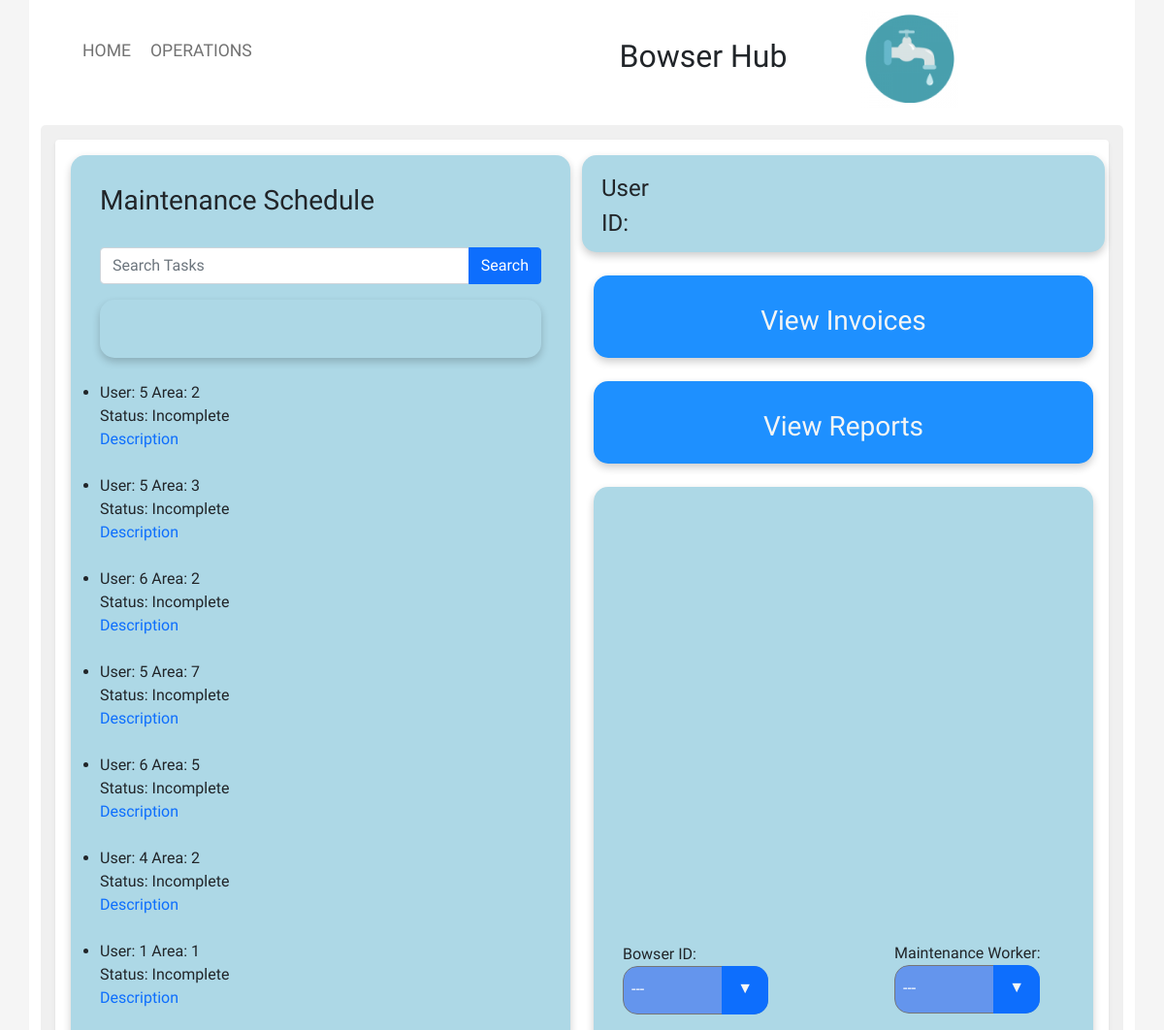
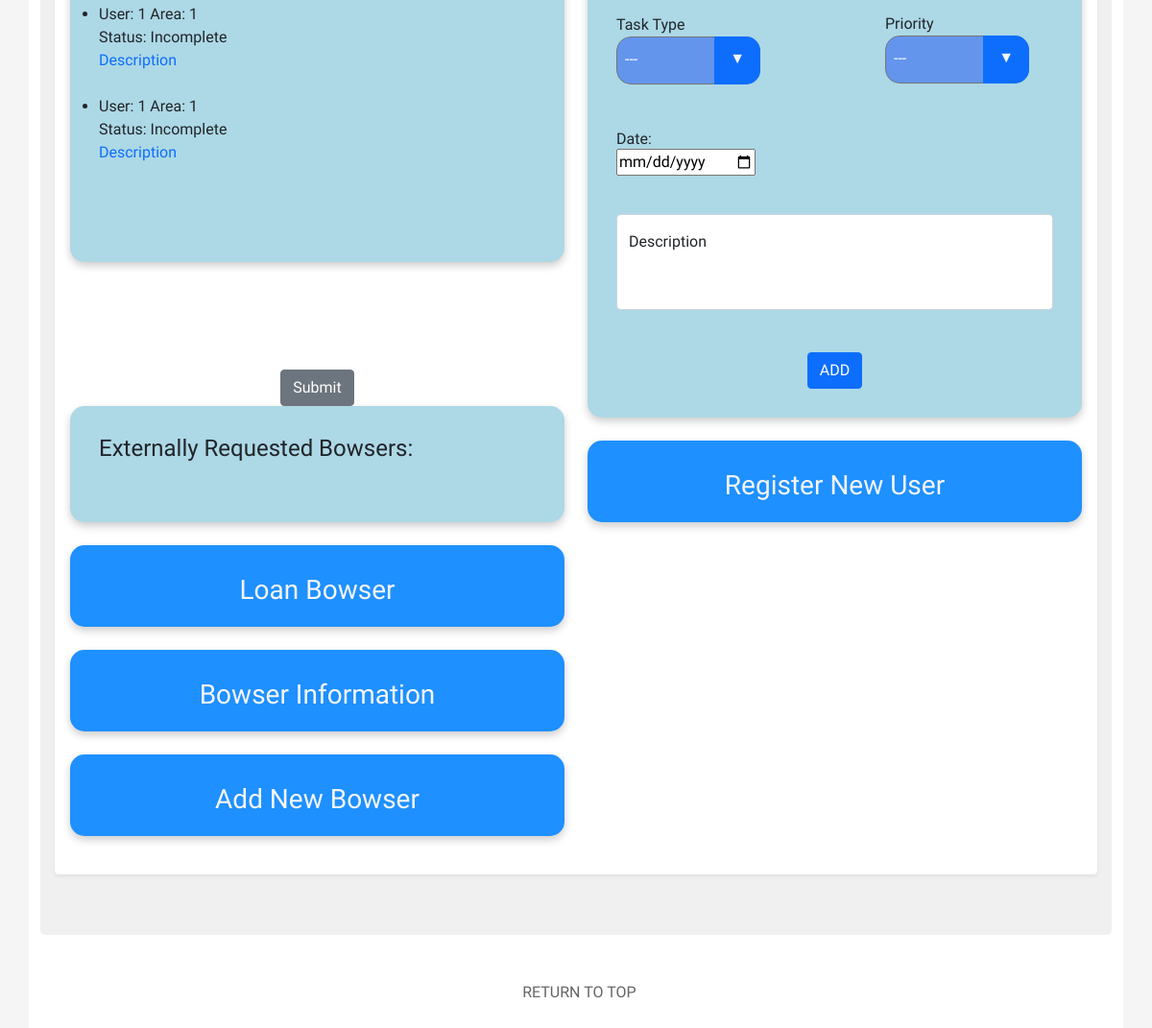
/operations/operations.php, run on the app's committed database (2 pictures, top to bottom).
### tables this page shows
CREATE TABLE `tbl_maintenance_schedule` (
  `Maintenance_ID` int(11) NOT NULL,
  `Bowser_ID` int(11) NOT NULL,
  `User_ID` int(11) NOT NULL,
  `Description` varchar(100) NOT NULL,
  `Status` varchar(100) NOT NULL,
  `Date` timestamp NOT NULL DEFAULT current_timestamp() ON UPDATE current_timestamp(),
  `Assigned_To` int(11) NOT NULL,
  `Area_ID` int(11) NOT NULL,
  `Priority` int(11) NOT NULL,
  `Task_Type` varchar(100) NOT NULL
);

### operations/operations.php (the view, shortened to what this page needs)
<!doctype html>
<html lang="en">
<head>
    <link href="https://cdn.jsdelivr.net/npm/bootstrap@5.1.1/dist/css/bootstrap.min.css" rel="stylesheet">
    <link rel="stylesheet" href="../global/global.css" type="text/css">
    <link rel="stylesheet" href="operations.css" type="text/css">
    <link rel="stylesheet" href="https://cdnjs.cloudflare.com/ajax/libs/jqueryui/1.12.1/jquery-ui.css" />
</head>
<body>
<div class="container">
    <div class="nav-wrapper">
        <div class="left-side">
            <div class="nav-link-wrapper active-nav-link">
                <a class="text-focus-in" href="../home/index.php">Home</a>
            </div>
            <div class="nav-link-wrapper active-nav-link">
                <a class="text-focus-in" href="operations.php">Operations</a>
            </div>
        </div>
        <div class="middle">
            <h2 class="text-focus-in">Bowser Hub</h2>
            <div id="logo">
            <img id="logo_image" src="../images/logo/bowserLogo.png" alt="" width="100" height="100">
            </div>
        </div>
    </div>
    <div class="upperPage">
        <div class="shadow-sm p-3 mb-5 bg-body rounded">
            <div class="row">
                <div class="col">
                    <ul class="operations-list">
                        <h3 class="text-focus-in"> Maintenance Schedule</h3>
                        <br />
                        <form action="" method="POST">
                            <div class="input-group mb-3">
                                <input type="text" name="term" id="term" class="form-control" placeholder="Search Tasks">
                                <button type="submit" name="submit" class="btn btn-primary">Search</button>
                            </div>
                        </form>
                        <div id="searchedTask">
                        </div>
                        <br />
                        <?php
                        $connection = OpenConnection();
                        $sql="SELECT * FROM tbl_maintenance_schedule ORDER BY Date DESC LIMIT 10 ";
                        $result = mysqli_query($connection, $sql);
                        while($row = mysqli_fetch_assoc($result)) {
                            echo "<li id='listItem'" .$row['Date'] ."<br />";
                            echo "User: ".$row['Assigned_To']."&nbsp"."Area: ".$row['Area_ID']."<br />";
                            echo "Status: ". $row['Status'];
                            echo "<br /><a href='#' data-toggle='popover' title='".$row['Description']."' data-content='test'>Description</a> ";
                            echo "<br /><br /></li>";
                        }
                        ?>
                        <br /><br />
                    </ul>
                    <br />
                            <br />
                            <br /><br />
                            <div id="submitRegiser">
                                <button type="submit" name="newBowserSubmit" class="btn btn-secondary">Submit</button>
                            </div>
                    <div id="requestAlerts">
                    <h4>Externally Requested Bowsers:</h4>
                    <br />
                    </div>
                    <br />
                    <div class="vibrate-2">
                        <div class="d-grid gap-2" id="viewLoanBowser" >
                            <a class="text-focus-in" href="#requestBowserModal" data-bs-toggle="modal" class="remove_outline" ><h3 id="reportTxt">Loan Bowser</h3></a>
                        </div>
                    </div>
                    <br />
                    <div class="vibrate-2">
                        <div class="d-grid gap-2" id="viewBowserInfo" >
                            <a class="text-focus-in" class="remove_outline" href="javascript:popUpWindow('../bowsers/bowsers.php','bowsers','900','500')"><h3 id="reportTxt">Bowser Information</h3></a>
                        </div>
                    </div>
                    <br />
                    <div class="vibrate-2">
                        <div class="d-grid gap-2" id="viewAddBowser" >
                            <a class="text-focus-in" href="#addBowserModal" data-bs-toggle="modal" class="remove_outline" ><h3 id="reportTxt">Add New Bowser</h3></a>
                        </div>
                    </div>
                    <br />
                </div>
                <div class="col">
                    <div class="row">
                        <div id="text_area">
                            <?php
                            $connection = OpenConnection();
                            $email = $_SESSION['email'];
                            $sql1="SELECT * FROM `tbl_user_account` WHERE email='$email'";
                            $username = current(explode('@', $email));
                            $result = mysqli_query($connection, $sql1);
                            $rows = mysqli_fetch_array($result);
                            $userID = $rows["User_ID"];
                            echo "<h4>User&nbsp;".$username."</h4>";
                            echo "<h4>ID:&nbsp;".$userID."</h4>";
                            ?>
                        </div>
                    </div>
                    <br />
                    <div class="vibrate-2">
                        <div class="d-grid gap-2" id="viewInvoice" >
                            <a class="text-focus-in" href="#viewInvoiceModal" data-bs-toggle="modal" class="remove_outline" ><h3 id="reportTxt">View Invoices</h3></a>
                        </div>
                    </div>
                    <br />
                    <div class="vibrate-2">
                    <div class="d-grid gap-2" id="viewReports" >
                        <a class="text-focus-in" href="#viewReportModal" data-bs-toggle="modal" class="remove_outline"><h3 id="reportTxt">View Reports</h3></a>
                    </div>
                    </div>
                    <br />
                    <form method="post" action="allocateTaskDAO.php" id="formAllocateTask">
                    <div class="d-grid gap-2" id="viewMap">
                    <div id="map"></div>
                        <br />
                            <div id="bowserID">
                                <label>Bowser ID:</label>
                                <br />
                                <div class="select">
                                    <select name="bowserID" id="select">
                                        <?php
                                        echo "<option value='-1' disabled selected>---</option>";
                                        ?>
                                    </select>
                                </div>
                            </div>
                            <br />
                            <div id="maintenanceID">
                                <label>Maintenance Worker:</label>
                                <br />
                                <div class="select">
                                    <select name="workerID" id="select">
                                        <?php
                                        echo "<option value='-1' disabled selected>---</option>";
                                        ?>
                                    </select>
                                </div>
                            </div>
                            <br />
                            <div id="taskID">
                                <label>Task Type</label>
                                <div id="taskType" class="select">
                                    <select name="task" id="select">
                                        <option value='-1' disabled selected>---</option>
                                    </select>
                                </div>
                            </div>
                            <br />
                            <div id="priorityID">
                                <label>Priority</label>
                                <div id="priorityMenu" class="select">
                                    <select name="priority" id="select">
                                        <option value='-1' disabled selected>---</option>
                                    </select>
                                </div>
                            </div>
                            <br />
                            <div id="dateID">
                                <label>Date:</label>
                                <br />
                                <input type="date" id="dateID" name="date">
                            </div>
                            <br />
                            <div class="form-floating" id="formID">
                                <textarea class="form-control" name="description" placeholder="description"style="height: 100px"></textarea>
                                <label for="floatingTextarea2">Description</label>
                            </div>
                            <br /><br />
                            <div id="allocateSubmitID">
                                <button type="submit" name="allocateTaskSubmit" class="btn btn-primary">ADD</button>
                            </div>
                        </form>
                    </div>
                    <br />
                    <div class="vibrate-2">
                        <div class="d-grid gap-2" id="viewRegisterUser" >
                            <a class="text-focus-in" href="#registerNewUserModal" data-bs-toggle="modal" class="remove_outline" ><h3 id="reportTxt">Register New User</h3></a>
                        </div>
                    </div>
                    <br />
            </div>
        </div>
    </div>
</div>
    <br /><br />
<p><a id="top_link" href="#back_to_top" >RETURN TO TOP</a></p>
<br />  <br />
</body>
</html>

### global/global.css (style rules this page uses)
.left-side { margin-left: 5px; }
#logo { margin-right: -250px; }
#logo_image { margin-top: -75px; margin-left: 250px; }
body { font-family: "Comfortaa", cursive; margin: 0px; background-color: whitesmoke; }
.container { display: grid; grid-template-columns: 1fr; background-color: white; }
.nav-wrapper { display: flex; justify-content: space-between; padding: 38px; }
.left-side { display: flex; margin-left: -4%; }
.nav-wrapper > .left-side > div { margin-right: 20px; text-transform: uppercase; font-size: 1.1rem; }
.nav-link-wrapper { height: 22px; border-bottom: 1px solid transparent; transition: border-bottom 0.5s; }
.active-nav-link a { color: #727272; }
.nav-link-wrapper a { color: #727272; text-decoration: none; transition: color 0.5s; }
.text-focus-in { -webkit-animation: text-focus-in 0.7s cubic-bezier(0.55, 0.085, 0.68, 0.53) both; animation: text-focus-in 0.7s cubic-bezier(0.55, 0.085, 0.68, 0.53) both; animation-delay: 0.7s; }
.middle { margin-left: -30%; }
.upperPage { background-color: rgb(240, 240, 240); border-radius: 5px; padding: 15px; margin-top: -20px; }
.container { padding-top: 25px; margin-top: -40px; border-radius: 5px; }
#top_link { color: #656565; margin-left: 45%; }
a:link { text-decoration: none; }
#map { height: 400px; }
textarea { resize: none; }
select { -webkit-appearance: none; -moz-appearance: none; -ms-appearance: none; appearance: none; outline: 0; background: #0d6efd; background-image: none; border-radius: 15px; box-shadow: 0 4px 8px 0 rgba(0, 0, 0, 0.2); font-family: "Comfortaa", cursive; }
.select { position: relative; display: block; height: 2.9em; line-height: 2.9; background: transparent; overflow: hidden; border-radius: 15px; width: 280px; height: 50px; }
select { width: 100%; height: 100%; margin: 0; padding: 0 0 0 0.5em; color: #fff; cursor: pointer; }
.select::after { content: "\25BC"; position: absolute; top: 0; right: 0; bottom: 0; padding: 0 1em; background: #0d6efd; pointer-events: none; }
.select::after { -webkit-transition: 0.25s all ease; -o-transition: 0.25s all ease; transition: 0.25s all ease; }
@media only screen and (max-width: 1200px) { .middle { margin-left: 50px; } }

### data on the page
tbl_maintenance_schedule: Assigned_To "5", Area_ID "2", Status "Incomplete"
tbl_maintenance_schedule: Assigned_To "5", Area_ID "3", Status "Incomplete"
tbl_maintenance_schedule: Assigned_To "6", Area_ID "2", Status "Incomplete"
tbl_maintenance_schedule: Assigned_To "5", Area_ID "7", Status "Incomplete"
tbl_maintenance_schedule: Assigned_To "6", Area_ID "5", Status "Incomplete"
tbl_maintenance_schedule: Assigned_To "4", Area_ID "2", Status "Incomplete"
tbl_maintenance_schedule: Assigned_To "1", Area_ID "1", Status "Incomplete"
tbl_maintenance_schedule: Assigned_To "1", Area_ID "1", Status "Incomplete"
tbl_maintenance_schedule: Assigned_To "1", Area_ID "1", Status "Incomplete"
